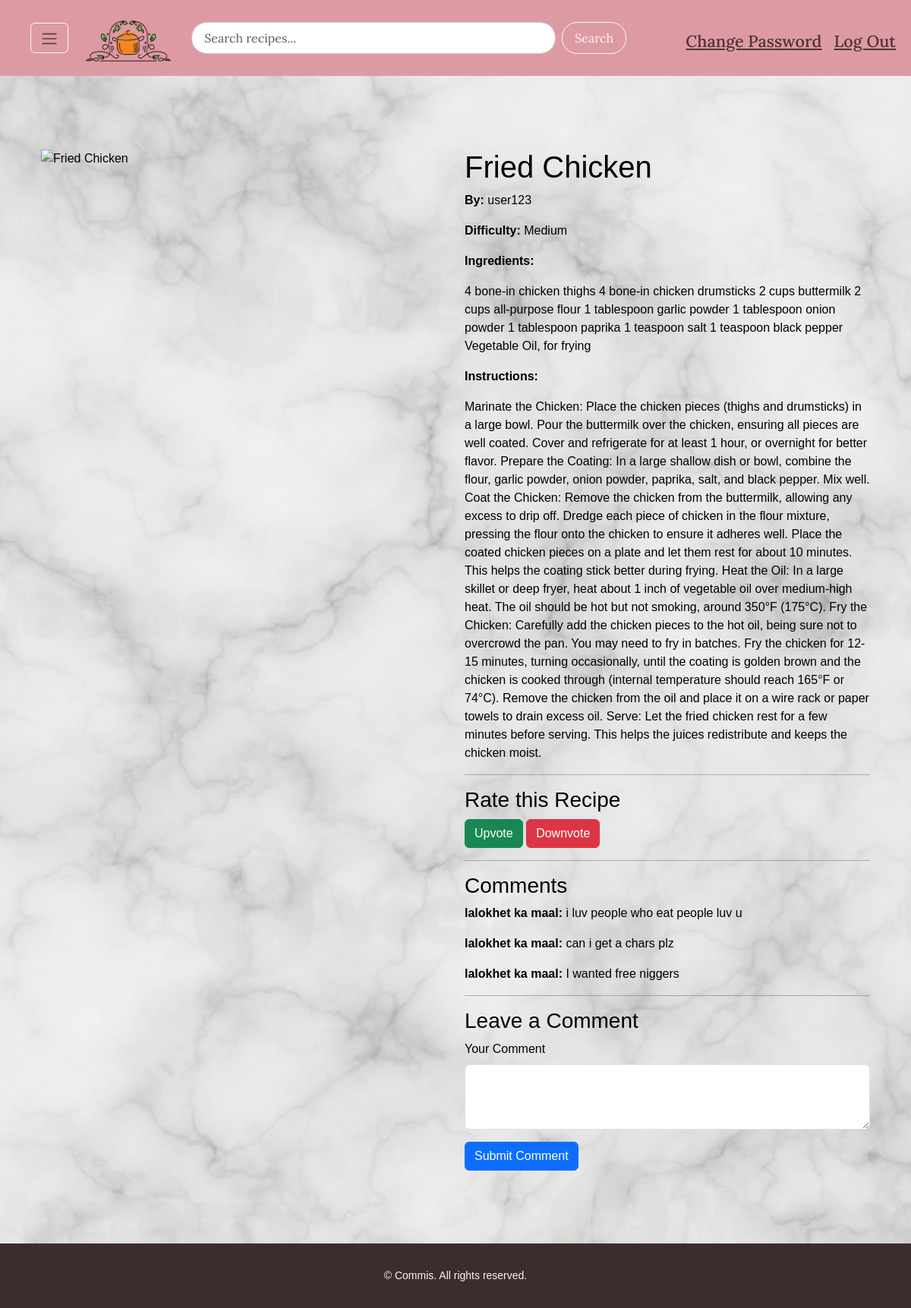
The app's page /recipe/12 (signed in) with its own data.
### tables this page shows
CREATE TABLE recipes (
    recipe_id INTEGER PRIMARY KEY,
    user_id INTEGER,
    title TEXT NOT NULL,
    ingredients TEXT NOT NULL,
    instructions TEXT NOT NULL,
    difficulty TEXT,
    image_url TEXT,
    FOREIGN KEY (user_id) REFERENCES users(user_id)
);

CREATE TABLE users (
    user_id INTEGER PRIMARY KEY,
    username TEXT UNIQUE NOT NULL,
    password_hash TEXT NOT NULL
);

CREATE TABLE comments (
    comment_id INTEGER PRIMARY KEY,
    user_id INTEGER,
    recipe_id INTEGER,
    comment TEXT NOT NULL,
    rating INTEGER DEFAULT 0,
    FOREIGN KEY (user_id) REFERENCES users(user_id),
    FOREIGN KEY (recipe_id) REFERENCES recipes(recipe_id)
);

### app.py (the view, shortened to what this page needs)
@app.route("/recipe/<int:recipe_id>", methods=["GET", "POST"])
@login_required
def recipe(recipe_id):
    recipe = db.execute("""
        SELECT r.recipe_id, r.title, r.difficulty, r.image_url, r.ingredients, r.instructions, u.username
        FROM recipes r
        JOIN users u ON r.user_id = u.user_id
        WHERE r.recipe_id = ?
    """, recipe_id)
    if not recipe:
        return apology("Recipe not found", 404)
    recipe = recipe[0]
    comments = db.execute("""
        SELECT c.comment, c.rating, u.username
        FROM comments c
        JOIN users u ON c.user_id = u.user_id
        WHERE c.recipe_id = ?
        ORDER BY c.comment_id DESC
    """, recipe_id)
    average_rating = db.execute("""
        SELECT SUM(r.rating) as avg_rating
        FROM ratings r
        WHERE r.recipe_id = ?
    """, recipe_id)[0]["avg_rating"]
    db.execute("INSERT INTO history (user_id, recipe_id) VALUES (?, ?)", session["user_id"], recipe_id)
    return render_template("recipe.html", recipe=recipe, comments=comments, average_rating=average_rating)

### app.py (called while the page is built)
@app.after_request
def after_request(response):
    response.headers["Cache-Control"] = "no-cache, no-store, must-revalidate"
    response.headers["Expires"] = 0
    response.headers["Pragma"] = "no-cache"
    return response

### helpers.py (called while the page is built)
def login_required(f):
    @wraps(f)
    def decorated_function(*args, **kwargs):
        if session.get("user_id") is None:
            return redirect("/login")
        return f(*args, **kwargs)
    return decorated_function

### templates/recipe.html (shortened to what this page needs)
{% extends "layout.html" %}
{% block main %}
    <div class="container my-5" style="Color: Black">
        <div class="row">
            <div class="col-md-6">
                <img src="{{ url_for('static', filename=recipe.image_url.split('static/proj')[1]) }}" alt="{{ recipe.title }}" class="img-fluid">
            </div>
            <div class="col-md-6">
                <h1>{{ recipe.title }}</h1>
                <p><strong>By:</strong> {{ recipe.username }}</p>
                <p><strong>Difficulty:</strong> {{ recipe.difficulty }}</p>
                <p><strong>Ingredients:</strong></p>
                <p>{{ recipe.ingredients }}</p>
                <p><strong>Instructions:</strong></p>
                <p>{{ recipe.instructions }}</p>
                <hr>
                <h3>Rate this Recipe</h3>
                <form action="/recipe/{{ recipe.recipe_id }}" method="post">
                    <button type="submit" name="upvote" class="btn btn-success">Upvote</button>
                    <button type="submit" name="downvote" class="btn btn-danger">Downvote</button>
                </form>
                <hr>
                <h3>Comments</h3>
                {% for comment in comments %}
                <div class="comment">
                    <p><strong>{{ comment.username }}:</strong> {{ comment.comment }}</p>
                </div>
                {% endfor %}
                <hr>
                <h3>Leave a Comment</h3>
                <form action="/recipe/{{ recipe.recipe_id }}" method="post">
                    <div class="mb-3">
                        <label for="comment" class="form-label">Your Comment</label>
                        <textarea class="form-control" id="comment" name="comment" rows="3" required></textarea>
                    </div>
                    <button type="submit" class="btn btn-primary">Submit Comment</button>
                </form>
            </div>
        </div>
    </div>
{% endblock %}

### static/styles.css (style rules this page uses)
html, body { height: 100%; margin: 0; }
body { background-image: url('/static/marble.jpg'); background-size: cover; background-position: center; background-repeat: no-repeat; background-attachment: fixed; }
body { background-color: #f4f4f9; color: #000000; margin: 0; padding: 0; font-family: Arial, sans-serif; }

### records on screen
recipes: title "Fried Chicken", difficulty "Medium", ingredients "4 bone-in chicken thighs 4 bone-in chicken drumsticks 2 cups buttermilk 2 cups all-purpose flour 1 tablespoon garlic powder 1 tablespoon onion powder 1 tablespoon paprika 1 teaspoon salt 1 teaspoon black pepper Vegetable Oil, for frying", instructions "Marinate the Chicken: Place the chicken pieces (thighs and drumsticks) in a large bowl. Pour the buttermilk over the chicken, ensuring all pieces are well coated. Cover and refrigerate for at least 1 hour, or overnight for better flavor. Prepare the Coating: In a large shallow dish or bowl, combine the flour, garlic powder, onion powder, paprika, salt, and black pepper. Mix well. Coat the Chicken: Remove the chicken from the buttermilk, allowing any excess to drip off. Dredge each piece of chicken in the flour mixture, pressing the flour onto the chicken to ensure it adheres well. Place the coated chicken pieces on a plate and let them rest for about 10 minutes. This helps the coating stick…"
users: username "user123"
comments: username "lalokhet ka maal", comment "i luv people who eat people luv u"
comments: username "lalokhet ka maal", comment "can i get a chars plz"
comments: username "lalokhet ka maal", comment "I wanted free niggers"
